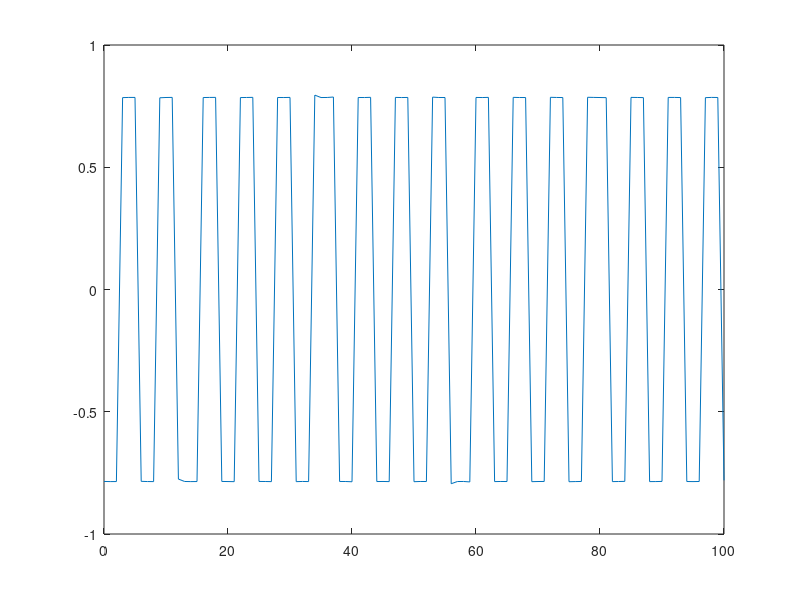

This chart was generated by the following MATLAB code:
% amp=[];
% phase=[0:pi/50:10*pi];
% x=0;
% for x=0:pi/50:10*pi
%     Y=0;
%     for i=1:100
%         y(i)=sin((2*i-1)*x)/(2*i-1);
%         Y=Y+y(i);
%     end
%     amp=[amp,Y];
% end
% plot(phase,amp);

amp=[];
time=[0:100];
t=0;
for t=0:100
    Y=0;
    for i=1:1000
        y(i)=sin((2*i-1)*(t+10))/(2*i-1);
        Y=Y+y(i);
    end
    amp=[amp,Y];
end
plot(time,amp);